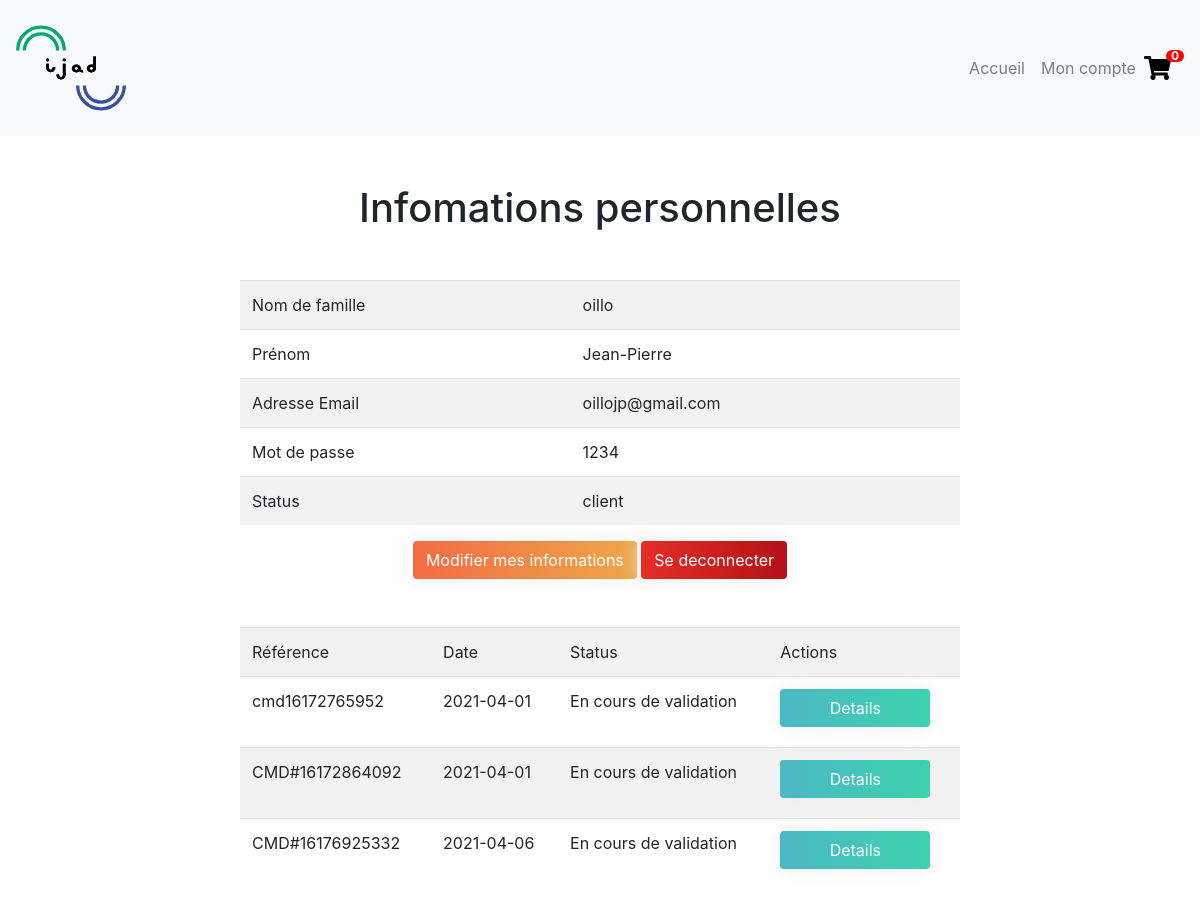
The app's page /index.php?action=monCompte (signed in) with its own data.
### tables this page shows
CREATE TABLE `users` (
  `id` int(11) NOT NULL,
  `lastname` char(50) NOT NULL,
  `firstname` char(50) NOT NULL,
  `email` char(100) NOT NULL,
  `password` char(30) NOT NULL,
  `statut_id` int(11) NOT NULL,
  `cart` varchar(1024) NOT NULL
);

CREATE TABLE `user_status` (
  `id` int(11) NOT NULL,
  `status` char(15) NOT NULL
);

CREATE TABLE `orders` (
  `id` int(11) NOT NULL,
  `customer_id` int(11) NOT NULL,
  `ref_cde` char(50) NOT NULL,
  `date` date NOT NULL,
  `status` int(11) NOT NULL DEFAULT 1
);

CREATE TABLE `order_status` (
  `id` int(11) NOT NULL,
  `name` varchar(255) NOT NULL
);

### model/user.php (called while the page is built, shortened)
<?php
    function getUserByIdFromDB ($user_id){
        try {
            $bdd = dbConnect();
            $sqlReq = "SELECT u.id, u.firstname, u.lastname, u.email, u.password,u.cart, us.status FROM users as u INNER JOIN user_status as us ON u.statut_id = us.id WHERE u.id = ? ;";
            $req = $bdd -> prepare ($sqlReq);
            $req -> bindValue(1, $user_id, PDO::PARAM_INT);
            $req -> execute();
            $rep = $req -> fetch();
            if ($rep){
                return $rep;
            }
            else{
                return false;
                throw new Exception("Aucun utilisateur", 1);
            }
        }
        catch (Exception $ex){
            echo $ex->getMessage() . ' ' . $ex -> getLine() . ' ' . $ex->getFile();
        }
    }
?>

### model/orders.php (called while the page is built, shortened)
<?php
function getOrdersByCustomerID ($customerID){
    try {
        $bdd = dbConnect();
        $sqlReq = "SELECT o.id as order_id, o.date, o.ref_cde, os.name as order_status
        FROM orders as o
        INNER JOIN order_status as os ON o.status = os.id
        WHERE o.customer_id = ?;";
        $req = $bdd -> prepare($sqlReq);
        $req -> bindValue(1, $customerID);
        $req -> execute();
        $rep = $req -> fetchAll();
        if ($rep){
            return $rep;
        }
        else {
            throw new Exception("Aucun résultat pour les commandes de cette utilisateur", 1);
        }
    }
    catch (Exception $ex) {
        $ex->getMessage() . ' ' . $ex -> getLine() . ' ' . $ex->getFile();
    }
}
?>

### view/user/showInfoView.php (the view, shortened to what this page needs)
<?php
$tableLink = '<link rel="stylesheet" href="public/table.css">';
?>
<h1 class="text-center my-5">Infomations personnelles</h1>
<div class ="table-responsive ">
    <table class ="table table-striped mx-auto">
        <tr>
            <td>Nom de famille</td>
            <td><?=$user['lastname']?></td>
        </tr>
        <tr>
            <td>Prénom</td>
            <td><?=$user['firstname']?></td>
        </tr>
        <tr>
            <td>Adresse Email</td>
            <td><?=$user['email']?></td>
        </tr>
        <tr>
            <td>Mot de passe</td>
            <td><?=$user['password']?></td>
        </tr>
        <tr>
            <td>Status</td>
            <td><?=$user['status']?></td>
        </tr>
    </table>
</div>
<div class="text-center">
    <?php if ($_SESSION['user']['role'] == "client"){ ?>
        <a href="index.php?action=updateUser"><button class="btn btn-update">Modifier mes informations</button></a>
    <?php } ?>
    <a href="index.php?action=deconnexion"><button class="btn btn-delete">Se deconnecter</button></a>
</div>
<?php if (isset ($_SESSION['user']) && $_SESSION['user']['role'] == "client") {
        if (isset($orders) && !empty($orders)){
    ?>
<div class="table-responsive my-5">
    <table class = "table table-striped mx-auto">
        <tr>
            <td>Référence</td>
            <td>Date</td>
            <td>Status</td>
            <td>Actions</td>
        </tr>
        <?php foreach ($orders as $order) { ?>
            <tr>
                <td><?=$order['ref_cde']?></td>
                <td><?=$order['date']?></td>
                <td><?=$order['order_status']?></td>
                <td>
                    <a href="index.php?action=orderDetails&amp;id=<?=$order['order_id']?>"><button class="btn btn-product">Details</button></a>
                </td>
            </tr>
        <?php } ?>
    </table>
</div>
<?php   }
    }?>
<?php
require_once 'view/template.php';
?>

### public/buttons.css (style rules this page uses)
.btn-delete { background-image: linear-gradient(to right, #e52d27 0%, #b31217 51%, #e52d27 100%); }
.btn-update { background-image: linear-gradient(to right, #f46b45 0%, #eea849 51%, #f46b45 100%); }
.btn-showProduct, .btn-buyProduct, .btn-product { background-image: linear-gradient(to right, #4CB8C4 0%, #3CD3AD 51%, #4CB8C4 100%); }
.btn { transition: 0.5s; background-size: 200% auto; color: white; box-shadow: 0 0 20px #eee; }
td .btn { display: block; margin-bottom: 0.5em; width: 150px; }
td a { text-decoration: none !important; }

### public/table.css (style rules this page uses)
.table { width: 60%; }

### records on screen
users: lastname "oillo", firstname "Jean-Pierre", email "oillojp@gmail.com", password "1234", statut.status "client"
orders: ref_cde "cmd16172765952", date "2021-04-01", status.name "En cours de validation"
orders: ref_cde "CMD#16172864092", date "2021-04-01", status.name "En cours de validation"
orders: ref_cde "CMD#16176925332", date "2021-04-06", status.name "En cours de validation"

### other values on screen
$cartNumber "0"
